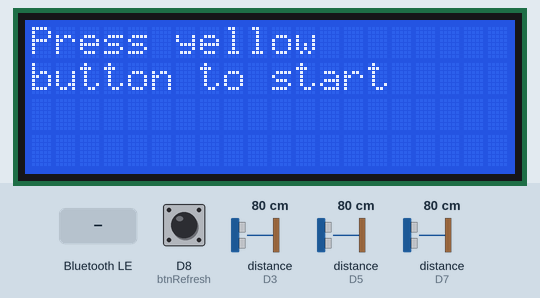
A sketch run on a simulated Arduino Nano 33 IoT. Parts: 20×4 character LCD. Wiring (inferred from the names in the program): 3 × ultrasonic range finder: trigger D2, echo D3 / trigger D4, echo D5 / trigger D6, echo D7. The inputs (shaded band) are chosen by the test bench; at power-on: D8 (btnRefresh) HIGH, distance to the obstacle (sensors on D3, D5, D7) 80 cm. The echo pulse lasts 58.3 µs per cm; nothing arrives over Bluetooth unless stated; a phone connects over Bluetooth LE 3 s after start; what the sketch prints to the serial monitor is not drawn.

Above: at 1.3 s.
1.4 s: D8 (btnRefresh) pulled LOW for 0.15 s
At 2.6 s:
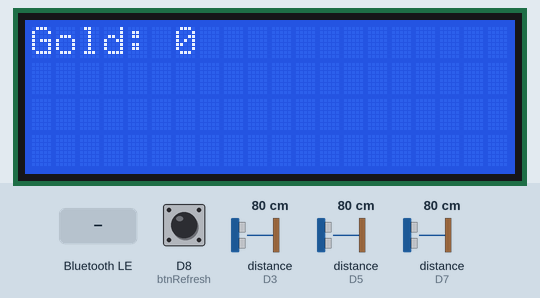
3.0 s: Bluetooth LE write "COIN_ADDED" received
4.5 s: D8 (btnRefresh) pulled LOW for 1 s
Timing chart, 0 to 7.5 s (numbered marks = the images above; inputs shaded):
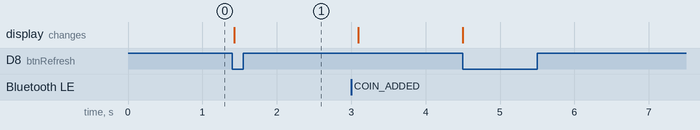

The sketch:

WalkMan.ino
```cpp
#include <Arduino.h>
#include "Bluetooth.h"
#include <Wire.h>
#include <LiquidCrystal_I2C.h>

// Setup the LCD Display
LiquidCrystal_I2C lcd(0x27, 20, 4);

// Pins setup
const int upTrig = 2, upEcho = 3;
const int leftTrig = 4, leftEcho = 5;
const int rightTrig = 6, rightEcho = 7;
const int btnRefresh = 8;

volatile unsigned long lastInterruptTime = 0;
volatile bool buttonWasPressed = false;

// Sensor read timing
const int sensorReadingDelay = 200;
unsigned long lastSensorRead = 0;

// Thresholds in cm
const long fastDistanceThreshold = 5;
const long cappedDistance = 15;

// Gold counter
int gold = 0;
bool firstClick = false;

void setup() {
    Serial.begin(9600);

    // Initialize the LCD
    lcd.init();
    lcd.backlight();
    lcd.setCursor(0, 0);
    lcd.print("Press yellow");
    lcd.setCursor(0, 1);
    lcd.print("button to start");

    // Sensor pins
    pinMode(upTrig, OUTPUT); pinMode(upEcho, INPUT);
    pinMode(leftTrig, OUTPUT); pinMode(leftEcho, INPUT);
    pinMode(rightTrig, OUTPUT); pinMode(rightEcho, INPUT);

    // Button interrupt
    pinMode(btnRefresh, INPUT_PULLUP);
    attachInterrupt(digitalPinToInterrupt(btnRefresh), buttonISR, FALLING);

    // Initialize BLE
    initBluetooth();
}

void loop() {
    unsigned long now = millis();

    // Handle button press
    if (buttonWasPressed) {
        buttonWasPressed = false;

        if (!firstClick) {
            lcd.clear();
            firstClick = true;
            gold = 0;
            lcd.setCursor(0, 0);
            lcd.print("Gold: 0");
        } else {
            gold++;
            lcd.setCursor(7, 0); // after "Gold: "
            lcd.print(gold);
        }

        Serial.println("Button pressed! Gold updated.");
    }

    // Sensor reading
    if (now - lastSensorRead >= sensorReadingDelay) {
        lastSensorRead = now;

        long upDistance = readDistance(upTrig, upEcho);
        long leftDistance = readDistance(leftTrig, leftEcho);
        long rightDistance = readDistance(rightTrig, rightEcho);

        // BLE commands
        if (upDistance >= cappedDistance && leftDistance >= cappedDistance && rightDistance >= cappedDistance) {
            sendBluetoothCommand("STOP");
        } else if (upDistance < leftDistance && upDistance < rightDistance) {
            sendBluetoothCommand(upDistance <= fastDistanceThreshold ? "HIGH_JUMP" : "JUMP");
        } else if (leftDistance < upDistance && leftDistance < rightDistance) {
            sendBluetoothCommand(leftDistance <= fastDistanceThreshold ? "FAST_LEFT" : "LEFT");
        } else if (rightDistance < upDistance && rightDistance < leftDistance) {
            sendBluetoothCommand(rightDistance <= fastDistanceThreshold ? "FAST_RIGHT" : "RIGHT");
        } else {
            sendBluetoothCommand("STOP");
        }

        // Debug print
        Serial.print("Up: "); Serial.print(upDistance); Serial.print(" cm  ");
        Serial.print("Left: "); Serial.print(leftDistance); Serial.print(" cm  ");
        Serial.print("Right: "); Serial.print(rightDistance); Serial.println(" cm ");
    }

    // Check for received data (not used currently)
    String received = receiveBluetoothData();
    if (received == "COIN_ADDED") {
        gold++;
        lcd.setCursor(7, 0);
        lcd.print(gold);
        Serial.println("Coin added via BLE! Gold updated.");
    } else if (received.length() > 0) {
        Serial.println("Received unknown BLE data: " + received);
    }

    // BLE polling
    pollBluetooth();
}

// ISR - only sets a flag, does NOT call LCD functions
void buttonISR() {
    unsigned long now = millis();
    if (now - lastInterruptTime > 200) { // debounce
        buttonWasPressed = true;
        lastInterruptTime = now;
    }
}

// Measure distance
long readDistance(int trigPin, int echoPin) {
    digitalWrite(trigPin, LOW); delayMicroseconds(2);
    digitalWrite(trigPin, HIGH); delayMicroseconds(10);
    digitalWrite(trigPin, LOW);

    long duration = pulseIn(echoPin, HIGH);
    long distance = duration * 0.034 / 2;
    return (distance > cappedDistance) ? cappedDistance : distance;
}
```

Bluetooth.cpp
```cpp
#include "Bluetooth.h"

// BLE service and characteristics
BLEService controlService(CONTROL_SERVICE_UUID);

// The command characteristic is Notify-only from peripheral -> central
BLECharacteristic commandChar(COMMAND_CHAR_UUID, BLENotify, 20);

// The auth characteristic is Write-only from central -> peripheral
BLECharacteristic authChar(AUTH_CHAR_UUID, BLEWrite, 32);

// The write data characteristic is Write-only from central -> peripheral (for feedback like coins)
BLECharacteristic writeDataChar(WRITE_DATA_CHAR_UUID, BLEWrite, 32);

// Authentication and timing state
static bool authenticated = false;
static bool authPending = false;
static unsigned long authStartMillis = 0;
static const unsigned long AUTH_TIMEOUT_MS = 5000;     // 2 seconds to authenticate
static const unsigned long ADVERT_SUSPEND_MS = 6000;   // 3 seconds suspend on failure
static unsigned long suspendStartMillis = 0;
static bool suspended = false;

// Track advertising state
static bool isAdvertising = false;

String lastCommand = "";

void ensureAdvertise(bool start) {
  if (start) {
    if (!isAdvertising) {
      BLE.advertise();
      isAdvertising = true;
      Serial.println("DEBUG: Started advertising");
    }
  } else {
    if (isAdvertising) {
      BLE.stopAdvertise();
      isAdvertising = false;
      Serial.println("DEBUG: Stopped advertising");
    }
  }
}

void initBluetooth() {
  Serial.println("DEBUG: Starting BLE initialization...");

  if (!BLE.begin()) {
    Serial.println("ERROR: Failed to start BLE!");
    delay(1000);
    if (!BLE.begin()) {
      Serial.println("FATAL: BLE failed twice!");
      while (1) { delay(1000); }
    }
  }

  Serial.println("DEBUG: BLE started successfully");

  BLE.setLocalName("WalkMan");
  Serial.println("DEBUG: Local name set to 'WalkMan'");

  controlService.addCharacteristic(commandChar);
  controlService.addCharacteristic(authChar);
  controlService.addCharacteristic(writeDataChar);

  BLE.addService(controlService);
  Serial.println("DEBUG: Service and characteristics added");

  // initial state for command
  commandChar.writeValue("IDLE");
  Serial.println("DEBUG: Initial command set to IDLE");

  // Auth write handler: invoked when a client writes to authChar
  authChar.setEventHandler(BLEWritten, [](BLEDevice central, BLECharacteristic characteristic) {
    // characteristic.value() returns const uint8_t*, use valueLength() to construct String
    const uint8_t *val = characteristic.value();
    int len = characteristic.valueLength();
    String incoming = "";
    if (val && len > 0) {
      // construct String from bytes
      incoming = String((const char *)val, len);
      incoming.trim();
    }

    Serial.print("DEBUG: Auth write received: '");
    Serial.print(incoming);
    Serial.println("'");

    if (!authPending) {
      Serial.println("DEBUG: No auth expected right now — ignoring write");
      return;
    }

    if (incoming.equals(String(SECRET_PASSWORD))) {
      authenticated = true;
      authPending = false;
      Serial.println("✓ Authentication successful");
      // Once authenticated, stop advertising to reduce exposure
      ensureAdvertise(false);
    } else {
      Serial.println("!! Authentication failed - disconnecting client and suspending advertising");
      // Disconnect the central that attempted auth
      if (central) {
        central.disconnect();
      }
      authPending = false;
      authenticated = false;
      suspended = true;
      suspendStartMillis = millis();
      ensureAdvertise(false);
    }
  });

  // Write data handler: receives feedback from backend (e.g., COIN_ADDED)
  writeDataChar.setEventHandler(BLEWritten, [](BLEDevice central, BLECharacteristic characteristic) {
    const uint8_t *val = characteristic.value();
    int len = characteristic.valueLength();
    String incoming = "";
    if (val && len > 0) {
      incoming = String((const char *)val, len);
      incoming.trim();
    }

    Serial.print("DEBUG: Data write received: '");
    Serial.print(incoming);
    Serial.println("'");

    // Store received data so main loop can process it
    // This will be handled in receiveBluetoothData()
  });

  // Start advertising
  ensureAdvertise(true);

  delay(100);
  Serial.println("✓ BLE ready and advertising");
  Serial.print("  Address: ");
  Serial.println(BLE.address());
}

void pollBluetooth() {
  // Manage suspended advertising window
  if (suspended) {
    if (millis() - suspendStartMillis >= ADVERT_SUSPEND_MS) {
      suspended = false;
      Serial.println("DEBUG: Resume advertising after suspend");
      ensureAdvertise(true);
    } else {
      // still suspended: ensure we are not advertising
      return;
    }
  }

  BLEDevice central = BLE.central();

  if (central) {
    // Central is connected
    if (central.connected()) {
      // if just connected (we can detect authPending false and not authenticated)
      if (!authPending && !authenticated) {
        // start authentication window
        authPending = true;
        authStartMillis = millis();
        Serial.print("✓ Central connected: ");
        Serial.println(central.address());
        Serial.println("DEBUG: Awaiting authentication write for 2s");
      }

      // if auth is pending, check timeout
      if (authPending && (millis() - authStartMillis >= AUTH_TIMEOUT_MS)) {
        Serial.println("!! Authentication timeout - disconnecting and suspending advertising");
        central.disconnect();
        authPending = false;
        authenticated = false;
        suspended = true;
        suspendStartMillis = millis();
        ensureAdvertise(false);
      }
      // if authenticated: nothing to do here, user code will call sendBluetoothCommand()
    } else {
      // Central was present but now disconnected
      if (authenticated || authPending) {
        Serial.println("DEBUG: Central disconnected - clearing auth state and resuming advertising");
      }
      authenticated = false;
      authPending = false;
      // Resume advertising immediately when disconnected (unless suspended)
      if (!suspended) {
        ensureAdvertise(true);
      }
    }
  } else {
    // No central connected; nothing to do
    // Ensure we are advertising unless suspended
    if (!suspended && !isAdvertising) {
      ensureAdvertise(true);
    }
  }

  // Poll BLE stack (recommended)
  BLE.poll();
}

void sendBluetoothCommand(const String &cmd) {
  // Only send if changed and authenticated
  if (!authenticated) {
    return;
  }

  if (cmd != lastCommand) {
    // writeValue with notify characteristic triggers a notification to the connected central
    commandChar.writeValue(cmd.c_str());
    lastCommand = cmd;
    Serial.print("Sent BLE command: ");
    Serial.println(cmd);
  }
}

String receiveBluetoothData() {
  // Check for data on the write data characteristic (feedback from backend)
  if (writeDataChar.written()) {
    const uint8_t *val = writeDataChar.value();
    int len = writeDataChar.valueLength();
    if (val && len > 0) {
      String incoming = String((const char *)val, len);
      incoming.trim();
      Serial.print("Received BLE feedback: '");
      Serial.println(incoming);
      return incoming;
    }
  }
  return "";
}
```

Bluetooth.h
```cpp
#ifndef BLUETOOTH_H
#define BLUETOOTH_H

#include <ArduinoBLE.h>
#include <Arduino.h>

// UUIDs for BLE service and characteristics
#define CONTROL_SERVICE_UUID "19B10000-E8F2-537E-4F6C-D104768A1214"
#define COMMAND_CHAR_UUID    "19B10001-E8F2-537E-4F6C-D104768A1214"
#define AUTH_CHAR_UUID       "19B10002-E8F2-537E-4F6C-D104768A1214"
#define WRITE_DATA_CHAR_UUID "19B10003-E8F2-537E-4F6C-D104768A1214"

// Secret password for authentication
#define SECRET_PASSWORD "this-^.^-game-1s-5ecur3-dat3bay0"

// Initialize BLE peripheral
void initBluetooth();

// Poll BLE state — call frequently from loop()
void pollBluetooth();

// Send a command over BLE (only sends if changed and authenticated)
void sendBluetoothCommand(const String &cmd);

// Recieve string over BLE
String receiveBluetoothData();

#endif // BLUETOOTH_H
```

Measured:
- after the input at 1.4 s, the display: changes at once (image 1)
